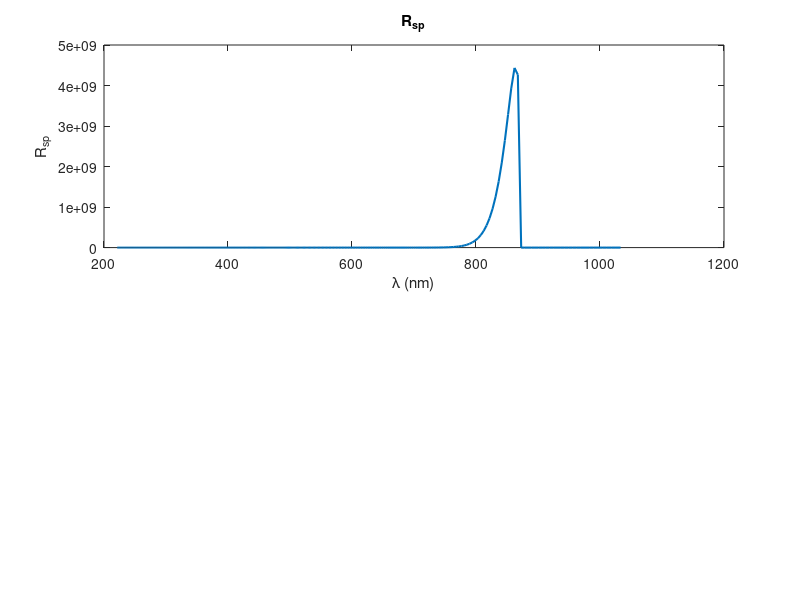

This figure's MATLAB source: (Note: this script raises an error after producing the figure.)
clc;
clearvars;
close all;

data    = importdata('GaAs2.txt');
lambda  = data(:,1);
lambda  = lambda.*1e-6; %m
n       = data(:,2);
k       = data(:,3);

% physical constants
q       = 1.6e-19;
m0      = 9.11e-31;
h       = 6.626e-34;
hcut    = h/(2*pi);
eps0    = 8.854e-12;
c       = 3e8;
kB      = 1.38e-23;
me      = 0.063*m0;
mh      = 0.5*m0;
mr      = me*mh/(me+mh);

fcv     = 23*q;
fcvf    = fcv/1000;

eps     = 12.9*eps0;

Eg      = 1.424*q;                   % 300K
nr      = mean(n);                   % GaAs index Kasap

Eg0     = 1.5326; %eV
A       = 8.872e-4;
B       = 572;

Eg_V    = @(T) (Eg0 - A*T^2/(B + T))*q; %Vashni's law
Ep      = 0.03 * q;     % Typical phonon energy 20-30meV

T = 300;

E       = h*c./lambda;

alpha   = q^2*sqrt(m0)./(4*pi*hcut^2*eps*c.*n) ...
            .*(2*mr/m0)^1.5 .*(fcv./E).*sqrt((E-Eg));
% alpha = real(alpha);
P = alpha .* (c./n);
phi = 8*pi.*(E/h).^3.*n.^3./c^3   .*  (1./(exp(E/(kB*T)) - 1));

rsp = P.*phi;

figure(1);
subplot(211)
plot(lambda/1e-9,real(rsp),'Linewidth', 1.5);
xlabel('\lambda (nm)');
ylabel('R_{sp}');
title("R_{sp}");
subtitle(sprintf(string));
grid on;

subplot(212)
plot(E/q,real(rsp),'Linewidth', 1.5)
xlabel('E (eV)');
ylabel('R_{sp}');
subtitle(sprintf(string));
grid on;

%% Experimental comparison

data = importdata('Rsp_GaAs.txt');
Energy = data(:,1); % eV
Rsp = data(:,2);

figure(2)
yyaxis left;
plot(E/q,real(rsp)/max(real(rsp)),'Linewidth', 2)
xlabel('E (eV)');
ylabel('R_{sp}'); %m^{-1/3}s^{-1}
subtitle(sprintf(string));
grid on
hold on


yyaxis right;
plot(Energy, Rsp, 'Linewidth', 2);
ylabel('R_{sp}');
ylim([0,1]);
xlim([1.31 1.9])
hold on
legend('Theoretical', 'Experimental');
title('Spontaneous Emission Rate of GaAs')
